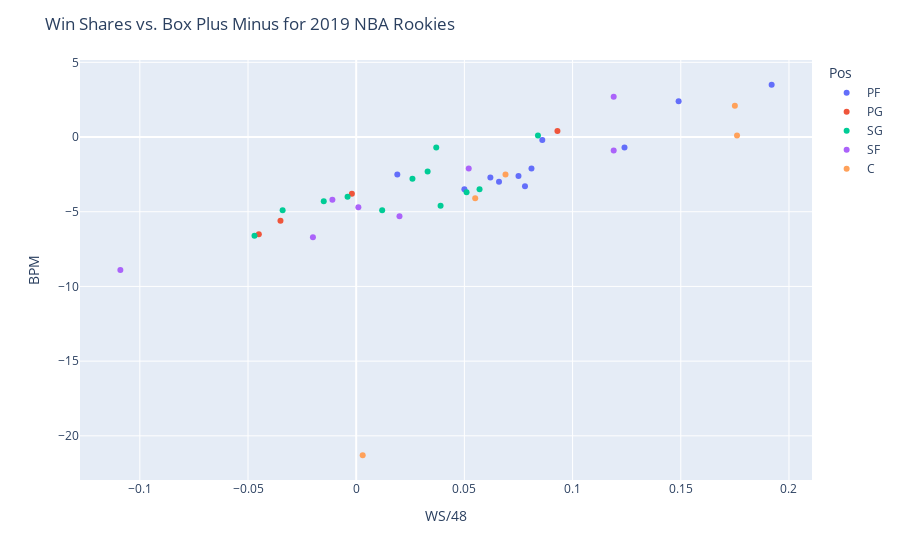

Notebook source saved alongside this figure:
### Code cell
figure = px.scatter(rookies, x='WS/48', y = 'BPM', color = 'Pos',hover_data = ['Player'])
figure.update_layout(title_text = 'Win Shares vs. Box Plus Minus for 2019 NBA Rookies')

### Figure 1 — Plotly figure (JSON) as saved in the notebook; plotly's stock layout.template omitted (floating-point values rounded to 4 significant figures)
{"data": [{"customdata": [["Zion Williamson"], ["Rui Hachimura"], ["Cameron Johnson"], ["Brandon Clarke"], ["Grant Williams"], ["Darius Bazley"], ["Nassir Little"], ["Nicolas Claxton"], ["Alen Smailagić"], ["Eric Paschall"], ["Jalen McDaniels"]], "hovertemplate": "Pos=PF<br>WS/48=%{x}<br>BPM=%{y}<br>Player=%{customdata[0]}<extra></extra>", "legendgroup": "PF", "marker": {"color": "#636efa", "symbol": "circle"}, "mode": "markers", "name": "PF", "showlegend": true, "type": "scatter", "x": [0.149, 0.066, 0.086, 0.192, 0.075, 0.019, 0.05, 0.124, 0.081, 0.062, 0.078], "xaxis": "x", "y": [2.4, -3, -0.2, 3.5, -2.6, -2.5, -3.5, -0.7, -2.1, -2.7, -3.3], "yaxis": "y"}, {"customdata": [["Ja Morant"], ["Darius Garland"], ["Ty Jerome"], ["Tremont Waters"]], "hovertemplate": "Pos=PG<br>WS/48=%{x}<br>BPM=%{y}<br>Player=%{customdata[0]}<extra></extra>", "legendgroup": "PG", "marker": {"color": "#EF553B", "symbol": "circle"}, "mode": "markers", "name": "PG", "showlegend": true, "type": "scatter", "x": [0.093, -0.035, -0.002, -0.045], "xaxis": "x", "y": [0.4, -5.6, -3.8, -6.5], "yaxis": "y"}, {"customdata": [["RJ Barrett"], ["Jarrett Culver"], ["Coby White"], ["Tyler Herro"], ["Romeo Langford"], ["Nickeil Alexander-Walker"], ["Matisse Thybulle"], ["Jordan Poole"], ["Carsen Edwards"], ["Justin James"], ["Jaylen Nowell"], ["Terance Mann"]], "hovertemplate": "Pos=SG<br>WS/48=%{x}<br>BPM=%{y}<br>Player=%{customdata[0]}<extra></extra>", "legendgroup": "SG", "marker": {"color": "#00cc96", "symbol": "circle"}, "mode": "markers", "name": "SG", "showlegend": true, "type": "scatter", "x": [-0.015, -0.004, 0.026, 0.033, 0.039, -0.034, 0.084, -0.047, 0.012, 0.037, 0.051, 0.057], "xaxis": "x", "y": [-4.3, -4, -2.8, -2.3, -4.6, -4.9, 0.1, -6.6, -4.9, -0.7, -3.7, -3.5], "yaxis": "y"}, {"customdata": [["De'Andre Hunter"], ["Cam Reddish"], ["Sekou Doumbouya"], ["Keldon Johnson"], ["KZ Okpala"], ["Cody Martin"], ["Admiral Schofield"], ["Ignas Brazdeikis"]], "hovertemplate": "Pos=SF<br>WS/48=%{x}<br>BPM=%{y}<br>Player=%{customdata[0]}<extra></extra>", "legendgroup": "SF", "marker": {"color": "#ab63fa", "symbol": "circle"}, "mode": "markers", "name": "SF", "showlegend": true, "type": "scatter", "x": [0.001, -0.011, -0.02, 0.119, 0.119, 0.052, 0.02, -0.109], "xaxis": "x", "y": [-4.7, -4.2, -6.7, -0.9, 2.7, -2.1, -5.3, -8.9], "yaxis": "y"}, {"customdata": [["Jaxson Hayes"], ["Goga Bitadze"], ["Mfiondu Kabengele"], ["Bruno Fernando"], ["Dewan Hernandez"]], "hovertemplate": "Pos=C<br>WS/48=%{x}<br>BPM=%{y}<br>Player=%{customdata[0]}<extra></extra>", "legendgroup": "C", "marker": {"color": "#FFA15A", "symbol": "circle"}, "mode": "markers", "name": "C", "showlegend": true, "type": "scatter", "x": [0.176, 0.069, 0.175, 0.055, 0.003], "xaxis": "x", "y": [0.1, -2.5, 2.1, -4.1, -21.3], "yaxis": "y"}], "layout": {"legend": {"title": {"text": "Pos"}, "tracegroupgap": 0}, "margin": {"t": 60}, "title": {"text": "Win Shares vs. Box Plus Minus for 2019 NBA Rookies"}, "xaxis": {"anchor": "y", "domain": [0, 1], "title": {"text": "WS/48"}}, "yaxis": {"anchor": "x", "domain": [0, 1], "title": {"text": "BPM"}}}}
